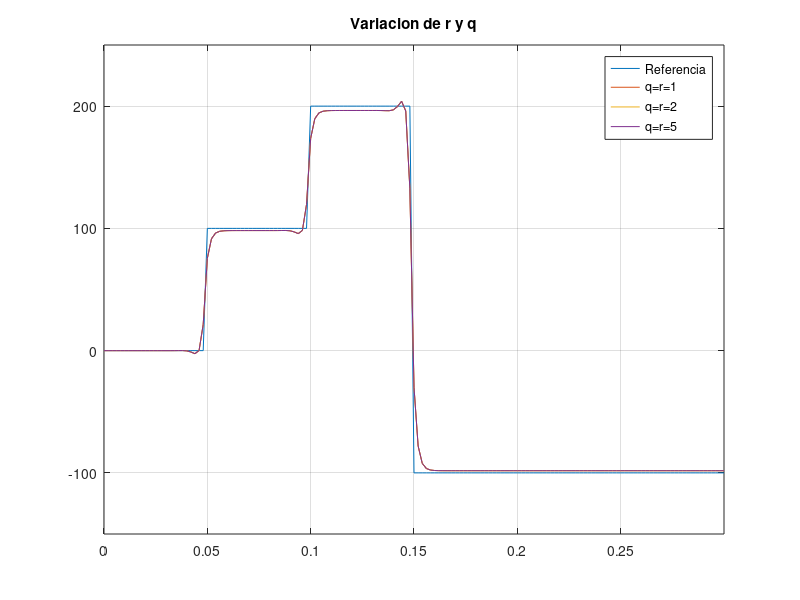
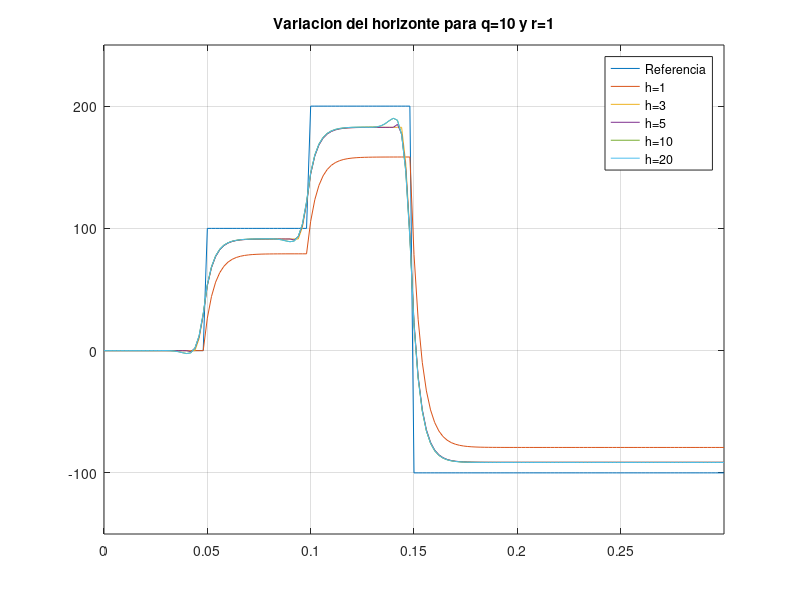

Write MATLAB code to recreate these figures, in order.
%% ==== Práctica 1 - CPyR - Graficas de SIMULINK ======
% Autor :               Sergio Pons
% Fecha creacion:       17/11/2020
% Ultima modificacion:  22/11/2020

%% == Pregunta 2 ==  Variacion de q y r
% Contiene las variables para q=r=1 y q=r=2
figure
load data_qr_h10.mat
plot(tsim_h,ref)
hold on
plot(tsim_h,qr1)
plot(tsim_h,qr2)
plot(tsim_h,qr5)
hold off
axis([0 0.3 -150 250])
grid
legend('Referencia','q=r=1','q=r=2','q=r=5');
title("Variacion de r y q");
% Calculamos numericamente su diferencia para corroborar lo observado en la
% grafica.
sum(qr1-qr2)    % El resultado obtenido es 0, los resultados son identicos.

%% == Pregunta 3 == Varaicion del horizonte
figure
load comparacion_h.mat   
plot(tsim_h,ref)
hold on
plot(tsim_h,h1)
plot(tsim_h,h3)
plot(tsim_h,h5)
plot(tsim_h,h10)
plot(tsim_h,h20)
hold off
axis([0 0.3 -150 250])
grid
legend('Referencia','h=1','h=3','h=5','h=10','h=20');
title("Variacion del horizonte para q=10 y r=1");

%%
% h20 = out.simout.Data(:,2);
% load comparacion_h.mat
% save comparacion_h tsim_h ref h1 h3 h5 h10 h20